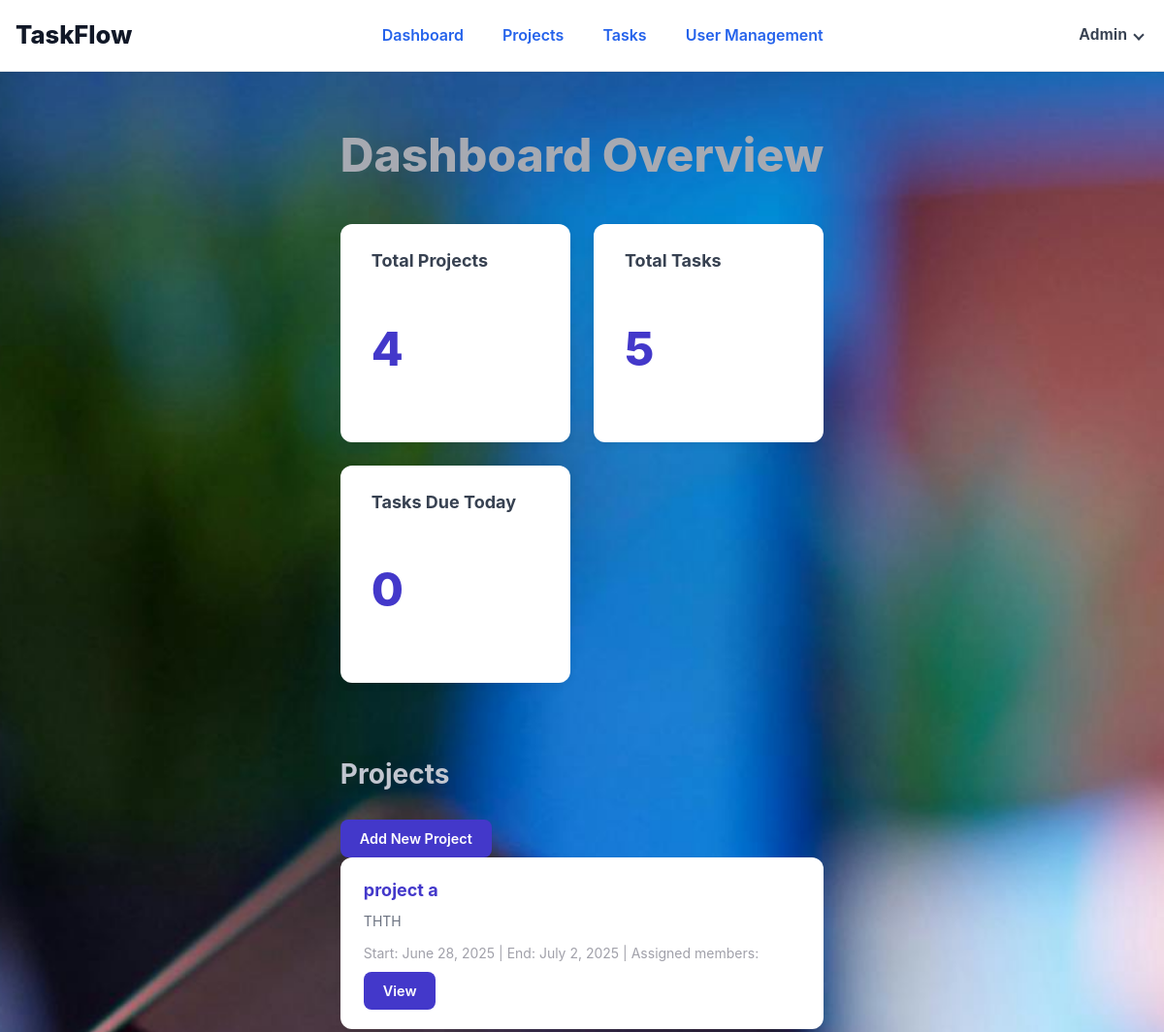
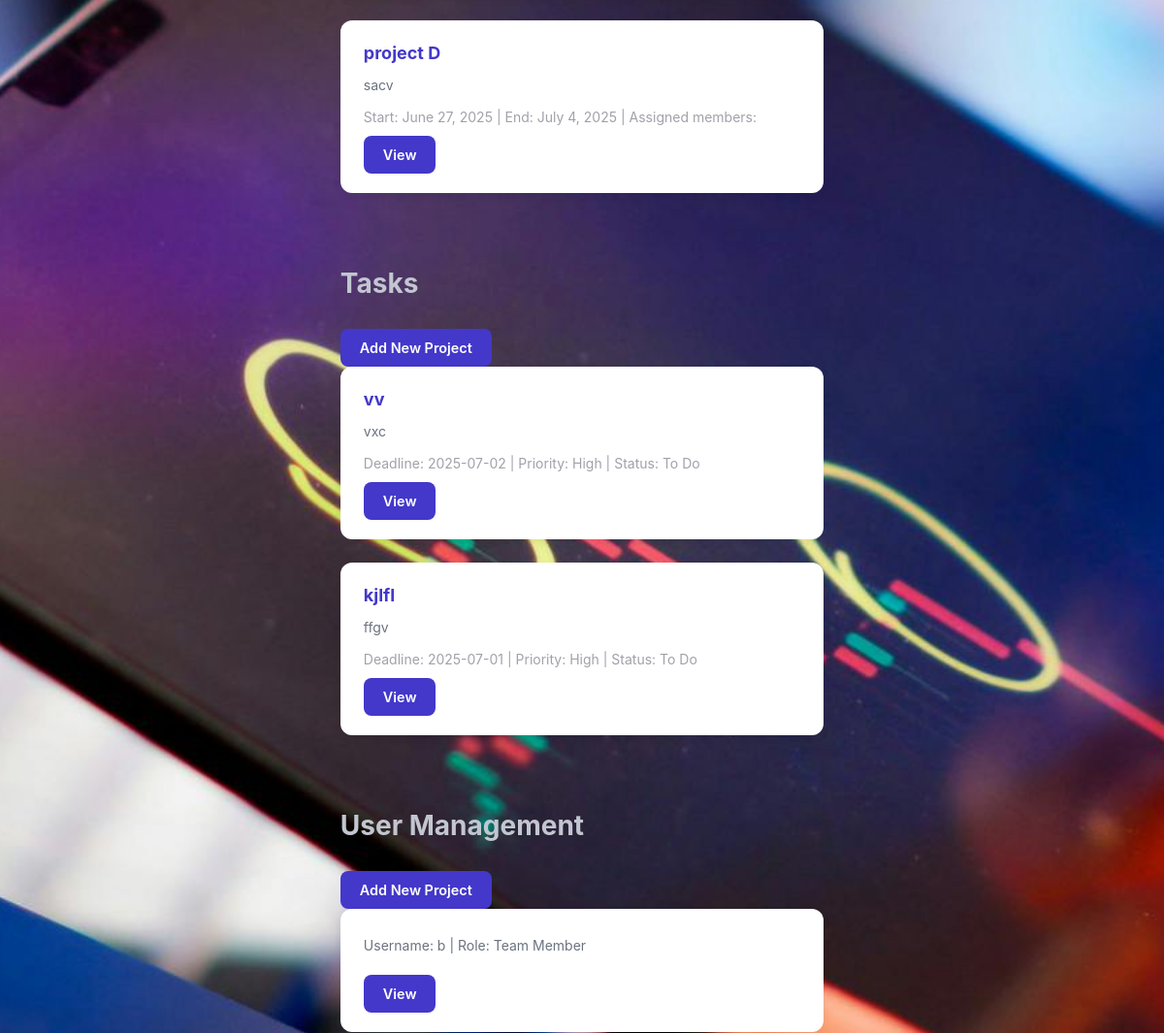
The app's page /admin_dash/ (upper part), older data (2 pictures, top to bottom).
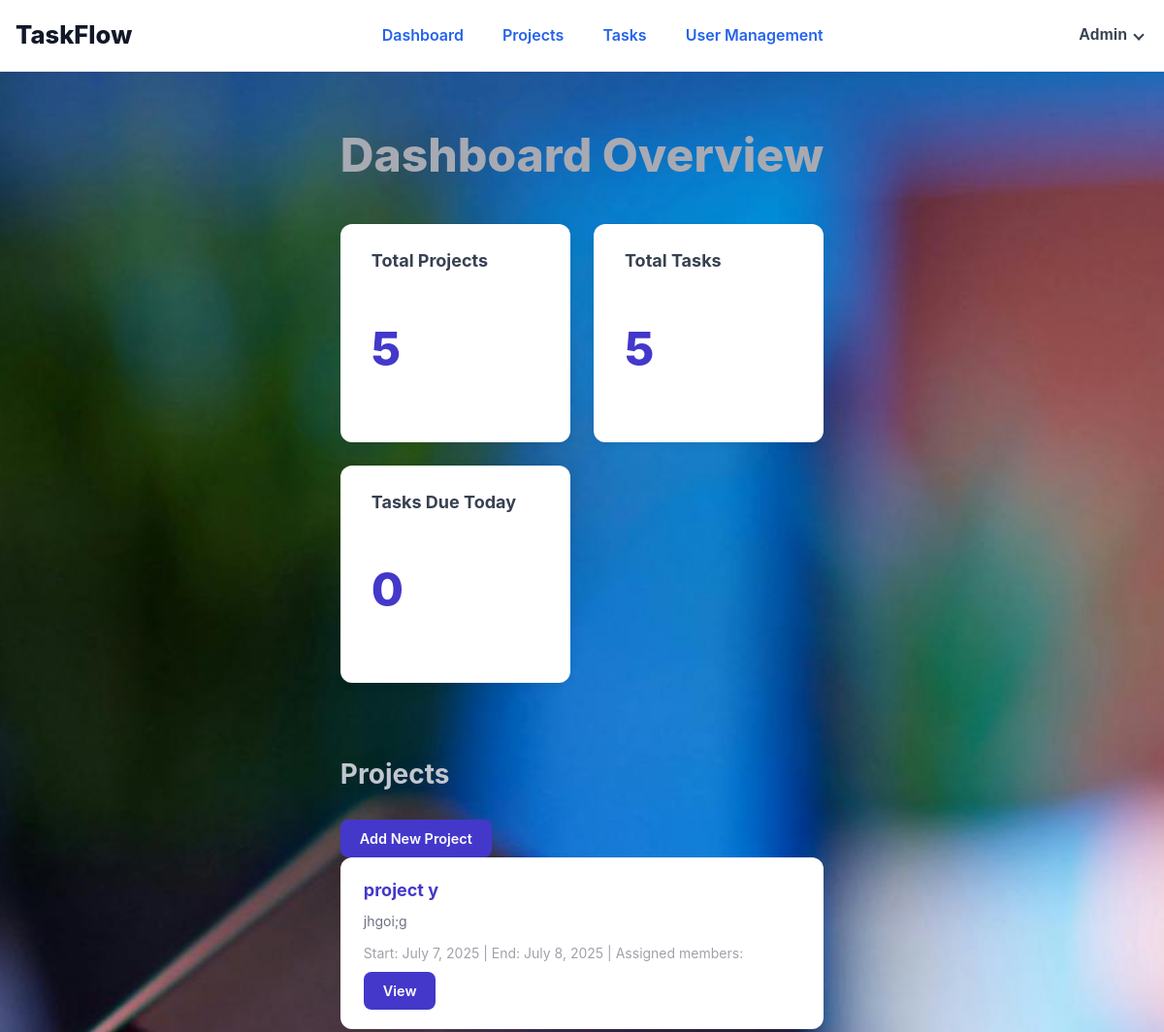
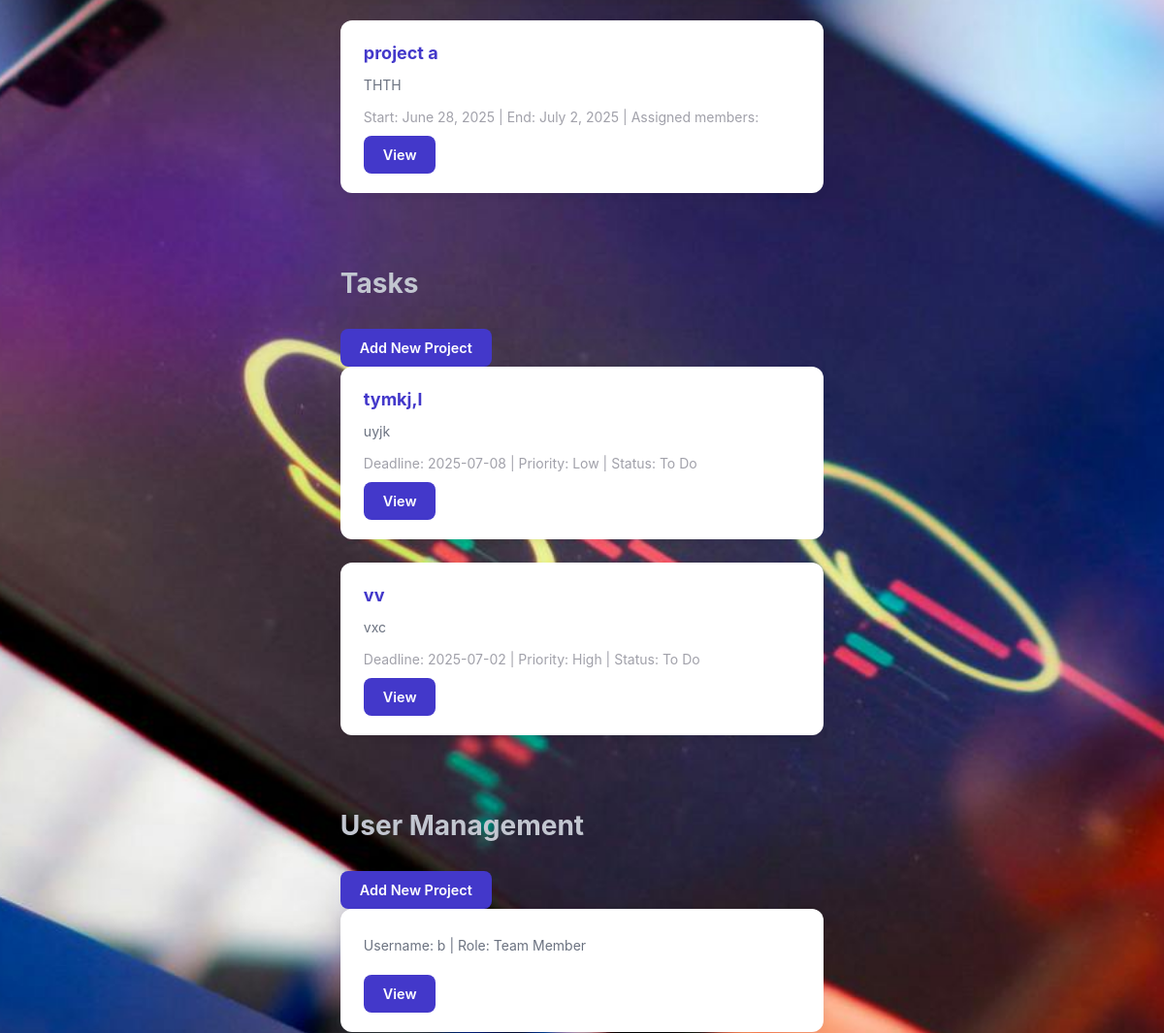
The same page, newer data (2 pictures, top to bottom).
### taskflowapp/models.py (models this page shows, shortened)
class Project(models.Model):
    name = models.CharField(max_length=200)
    description = models.TextField(default='No description')
    start_date = models.DateField(default=date.today)
    end_date = models.DateField(default=date.today)
    team_members = models.ManyToManyField(User)
    created_at = models.DateTimeField(auto_now_add=True)

class Task(models.Model):
    PRIORITY_CHOICES = [
        ('High', 'High'),
        ('Medium', 'Medium'),
        ('Low', 'Low'),
    ]
    STATUS_CHOICES = [
        ('To Do', 'To Do'),
        ('In Progress', 'In Progress'),
        ('Completed', 'Completed'),
    ]
    title = models.CharField(max_length=200)
    description = models.TextField(default='No description')
    deadline = models.DateField()
    priority = models.CharField(max_length=10, choices=PRIORITY_CHOICES)
    status = models.CharField(max_length=15, choices=STATUS_CHOICES)
    assigned_to = models.ForeignKey(User, on_delete=models.CASCADE)
    project = models.ForeignKey(Project, on_delete=models.CASCADE)

class User(models.Model):
    full_name = models.CharField(max_length=100)
    email = models.EmailField(unique=True)
    password = models.CharField(max_length=128)
    role = models.CharField(max_length=20)
    profile_picture = models.ImageField(upload_to='profile_pics/', blank=True, null=True)  # ✅ Add this

### taskflowapp/views.py (the view)
# urls.py: path('admin_dash/',views.admin_dash,name='admin_dashboard'),
def admin_dash(request):
    total_projects = Project.objects.count()
    total_tasks = Task.objects.count()
    today = timezone.now().date()
    tasks_due_today = Task.objects.filter(deadline=today).count()
    projects = Project.objects.order_by('-id')[:2]  # Show only latest 2
    tasks = Task.objects.order_by('-id')[:2]        # Show only latest 2
    users = User.objects.order_by('-id')[:2]        # Show only latest 2 users
    context = {
        'total_projects': total_projects,
        'total_tasks': total_tasks,
        'tasks_due_today': tasks_due_today,
        'projects': projects,
        'tasks': tasks,
        'users': users,
    }
    return render(request, 'admin_dashboard.html', context)

### taskflowapp/templates/admin_dashboard.html (shortened to what this page needs)
{% load static %}
<!DOCTYPE html>
<html lang="en">
<head>
  <link rel="stylesheet" href="{% static 'CSS/ad_dashboard.css' %}" />
</head>
<body>
  <header role="banner">
    <div class="logo" aria-label="Project Task Management Logo" tabindex="0">TaskFlow</div>
    <nav role="navigation" aria-label="Main navigation">
      <ul>
        <li><a href="{% url 'admin_dashboard'%}" aria-current="page">Dashboard</a></li>
        <li><a href="{% url 'admin_project_page'%}">Projects</a></li>
        <li><a href="{% url 'admin_task_page'%}">Tasks</a></li>
        <li><a href="{% url 'admin_user_manage_page'%}">User  Management</a></li>
      </ul>
    </nav>
    <div class="profile-menu" tabindex="0">
      <button class="profile-button" aria-haspopup="true" aria-expanded="false" aria-controls="profile-menu">
        Admin <span class="profile-arrow"></span>
      </button>
    </div>
  </header>
  <main class="container" role="main" tabindex="0">
    <h1 class="page-title">Dashboard Overview</h1>
    <section aria-label="Overview metrics" class="overview-cards">
      <div class="card" role="article" tabindex="0">
        <h3>Total Projects</h3>
        <p class="number" id="total-projects">{{ total_projects }}</p>
      </div>
      <div class="card" role="article" tabindex="0">
        <h3>Total Tasks</h3>
        <p class="number" id="total-tasks">{{ total_tasks }}</p>
      </div>
      <div class="card" role="article" tabindex="0">
        <h3>Tasks Due Today</h3>
        <p class="number" id="tasks-due-today">{{ tasks_due_today }}</p>
      </div>
    </section>
    <section aria-label="Projects management">
      <h2>Projects</h2>
      <a href="{% url 'admin_project_page' %}" class="button">Add New Project</a>
      <div class="card-list" aria-live="polite" aria-relevant="additions removals">
        {% for project in projects %}
        <article class="item-card" tabindex="0">
          <div class="item-card-header">{{ project.name }}</div>
          <div class="item-card-description">{{ project.description }}</div>
          <div class="item-card-meta">
            Start: {{ project.start_date }} | End: {{ project.end_date }} | Assigned members: {{ project.member_count }}
          </div>
          <a href="{% url 'admin_project_page'  %}" class="button" style="margin-top: 0.5rem;">View</a>
        </article>
        {% empty %}
        <p>No projects found.</p>
        {% endfor %}
      </div>
    </section>
    <section aria-label="Tasks management">
      <h2>Tasks</h2>
      <a href="{% url 'admin_task_page' %}" class="button">Add New Project</a>
      <div class="card-list" aria-live="polite" aria-relevant="additions removals">
        {% for task in tasks %}
        <article class="item-card" tabindex="0">
          <div class="item-card-header">{{ task.title }}</div>
          <div class="item-card-description">{{ task.description }}</div>
          <div class="item-card-meta">
            Deadline: {{ task.deadline|date:"Y-m-d" }} | Priority: {{ task.priority }} | Status: {{ task.status }}
          </div>
          <a href="{% url 'admin_task_page' %}" class="button" style="margin-top: 0.5rem;">View</a>
        </article>
        {% empty %}
        <p>No tasks available.</p>
        {% endfor %}
      </div>
    </section>
    <section aria-label="User management">
      <h2>User Management</h2>
     <a href="{% url 'admin_user_manage_page' %}" class="button">Add New Project</a>
      <div class="card-list" aria-live="polite" aria-relevant="additions removals">
        {% for user in users %}
        <article class="item-card" tabindex="0">
          <div class="item-card-description">Username: {{ user.full_name }} | Role: {{ user.role }}</div>
          <a href="{% url 'admin_user_manage_page' %}" class="button" style="margin-top: 0.5rem;">View</a>
        </article>
        {% empty %}
        <p>No users found.</p>
        {% endfor %}
      </div>
    </section>
  </main>
</body>
</html>

Row changes from the older to the newer data that the page shows:
no longer on this page (row unchanged): Project: name "project D", description "sacv", start_date "June 27, 2025", end_date "July 4, 2025"
no longer on this page (row unchanged): Task: title "kjlfl", description "ffgv", deadline "2025-07-01", priority "High", status "To Do"
added Project: name "project y", description "jhgoi;g", start_date "July 7, 2025", end_date "July 8, 2025"
added Task: title "tymkj,l", description "uyjk", deadline "2025-07-08", priority "Low", status "To Do"
Text that changed along with them:
{{ total_projects }}: "4" → "5"
